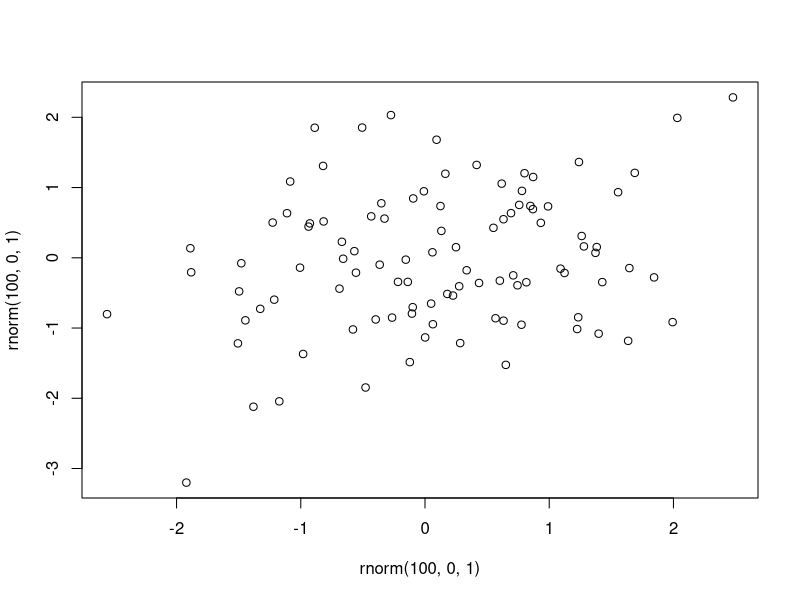
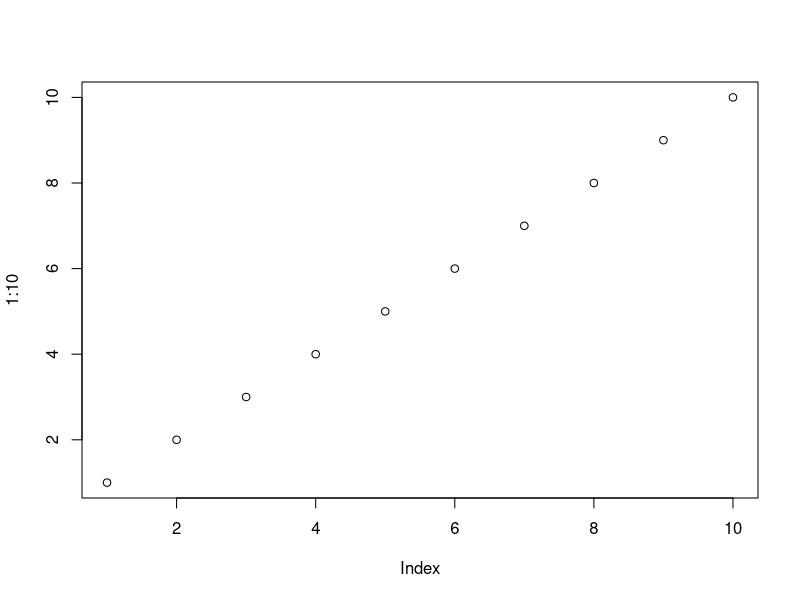

Here is the R script that generated these plots, in order:
print("This code is in R")

plot(rnorm(100, 0, 1), rnorm(100, 0, 1))

print("can i commit?")

print(":)")

plot(1:10)

for( i in 1:10){
  print(i)
}